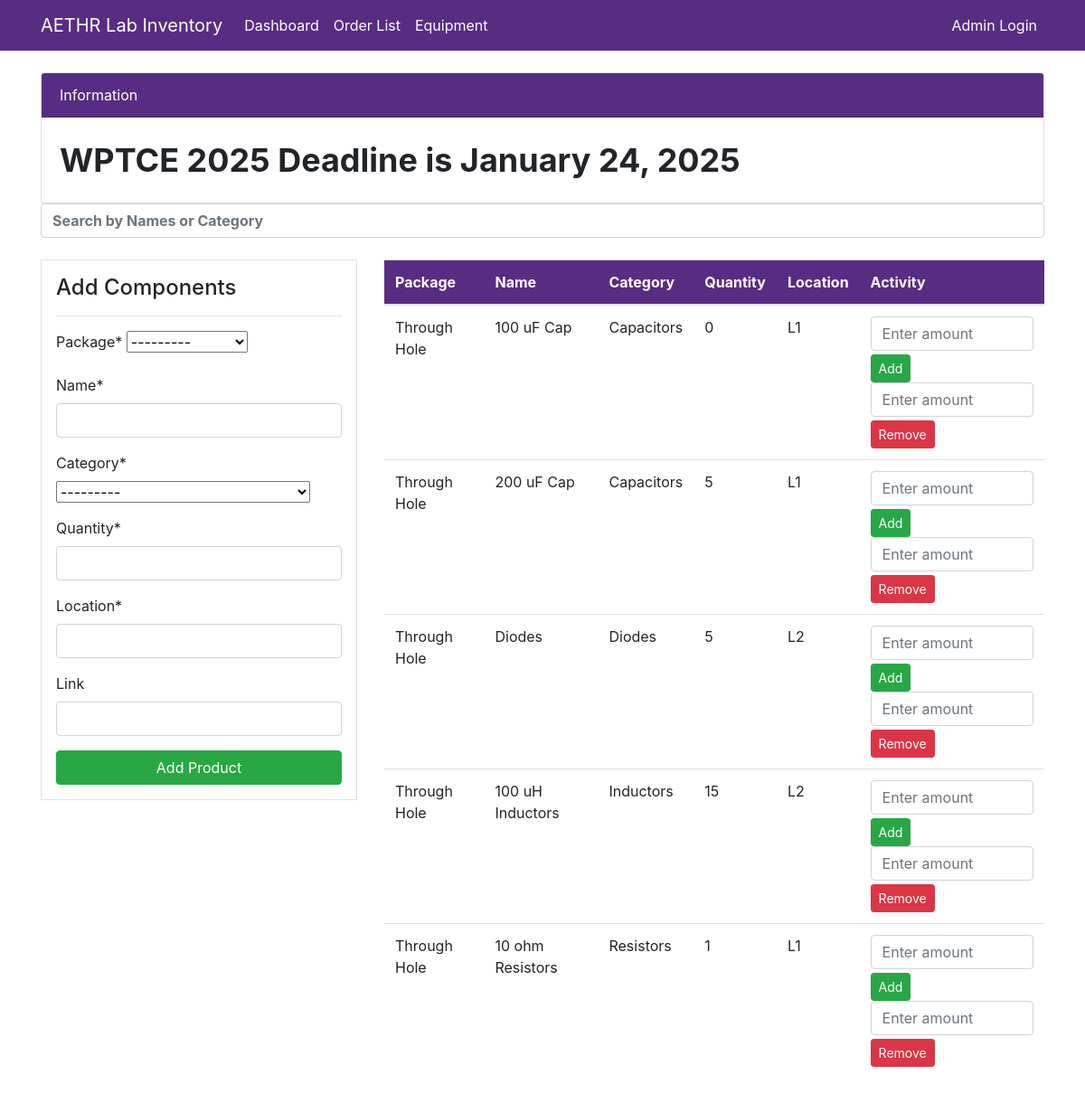
Before: / with the older database file.
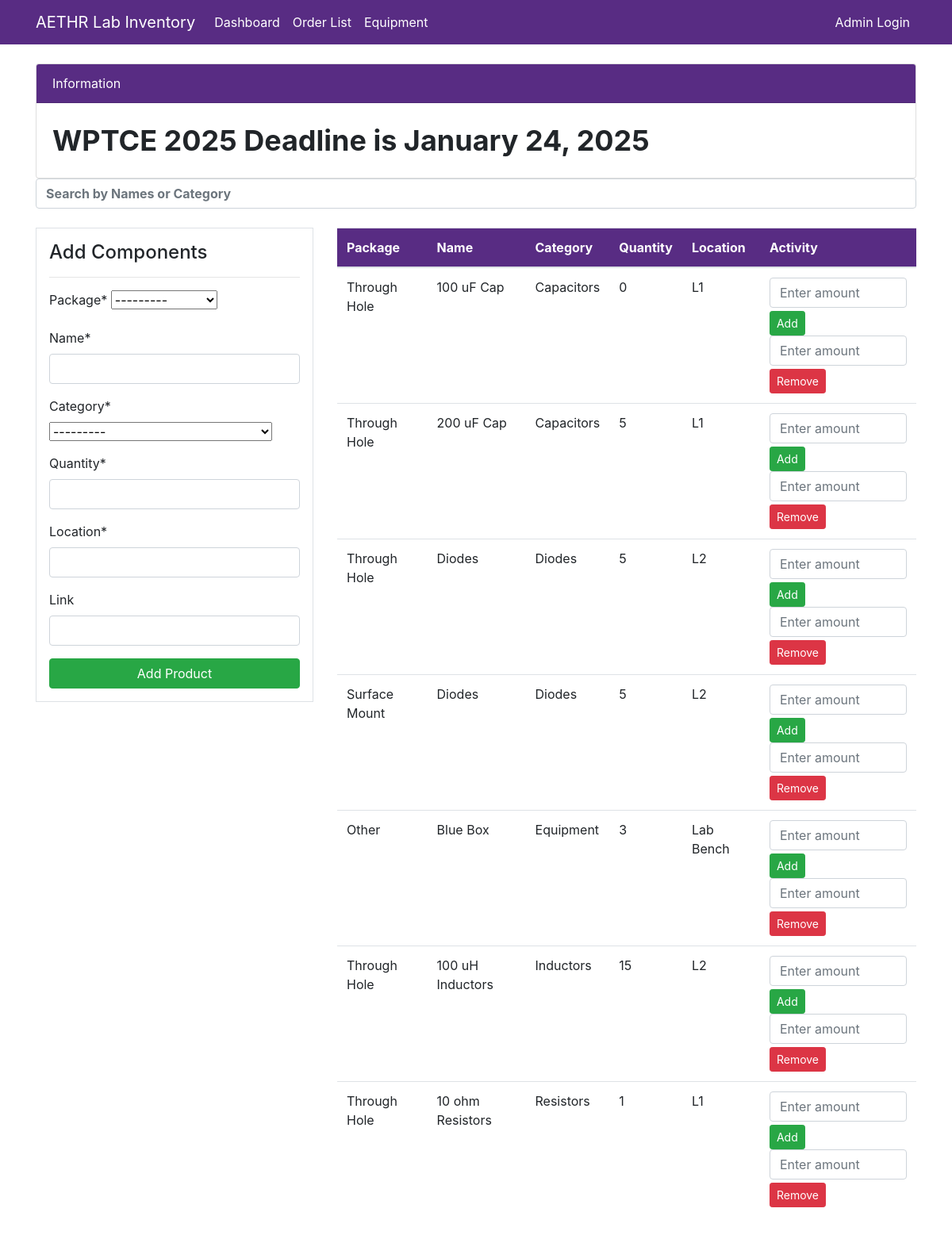
After: the same page with the newer database file.
### dashboard/models.py (models this page shows, shortened)
class Product(models.Model):
    name = models.CharField(max_length=200, null=True)
    package = models.CharField(max_length=20, choices=PACKAGE, null=True)
    category = models.CharField(max_length=50, choices=CATEGORY, null=True)
    quantity = models.PositiveIntegerField(null=True)
    location = models.CharField(max_length=20, null=True)
    link = models.URLField(max_length=500, null=True, blank=True)  # New field for item links

### dashboard/views.py (the view)
# urls.py: path('', views.index, name ='dashboard-index'),
def index(request):
    marquee_text = MarqueeText.objects.first()
    items = Product.objects.order_by('category', 'name')
    if request.method =='POST':
        form = ProductForm(request.POST)
        if form.is_valid():
            form.save()
            return redirect('dashboard-index')
    else:
        form = ProductForm()
    context={
        'items': items,
        'marquee_text': marquee_text,
        'form': form,
    }
    return render(request, 'dashboard/index.html', context)

### dashboard/forms.py
class ProductForm(forms.ModelForm):
    class Meta:
        model = Product
        fields = ['package','name','category','quantity','location','link']

### dashboard/context_processors.py (called while the page is built)
def marquee_text_processor(request):
    marquee_text = MarqueeText.objects.first()
    return {'marquee_text': marquee_text}

### templates/dashboard/index.html (shortened to what this page needs)
{% extends 'partials/base.html' %}
{% block content %}
{% include 'partials/table.html'%}
{% endblock %}

### templates/partials/table.html (shortened to what this page needs)
{% load crispy_forms_tags%}
<div class="container">
        <input
        type="text"
        id="searchInput"
        class="form-control mb-3"
        style="font-weight: bold;"
        placeholder="Search by Names or Category"
        onkeyup="searchTable()"
        />
    <div class="row my-4">
        <div class="col-md-4">
            <div class="border bg-white p-3">
                <h4>Add Components</h4>
                <hr>
                <form method="POST">
                    {{ form | crispy}}
                    <input class="btn btn-success btn-block" type="submit" value="Add Product">
                </form>
            </div>
        </div>
        <div class="col-md-8">
            <table class="table bg-white" id="dataTable">
                <thead class="custom-navbar">
                    <tr class="text-white">
                        <th scope="col">Package</th>
                        <th scope="col">Name</th>
                        <th scope="col">Category</th>
                        <th scope="col">Quantity</th>
                        <th scope="col">Location</th>
                        <th scope="col">Activity</th>
                    </tr>
                </thead>
                <tbody>
                    {% for item in items %}
                    <tr>
                        <td>{{ item.package }}</td>
                        <td>{{ item.name }}</td>
                        <td>{{ item.category}}</td>
                        <td>{{ item.quantity}}</td>
                        <td>{{ item.location}}</td>
                        <td>
                            <form method="POST" action="{% url 'add_quantity' item.id %}">
                                <input type="number" name="quantity" class="form-control mb-1" placeholder="Enter amount" min="1">
                                <button type="submit" class="btn btn-success btn-sm">Add</button>
                            </form>
                            <form method="POST" action="{% url 'remove_quantity' item.id %}">
                                <input type="number" name="quantity" class="form-control mb-1" placeholder="Enter amount" min="1">
                                <button type="submit" class="btn btn-danger btn-sm">Remove</button>
                            </form>
                        </td>
                    </tr>
                    {% endfor %}
                </tbody>
            </table>
        </div>
    </div>
</div>

Changed rows visible on the page:
added Product: package "Surface Mount", name "Diodes", category "Diodes", quantity "5", location "L2"
added Product: package "Other", name "Blue Box", category "Equipment", quantity "3", location "Lab Bench"
